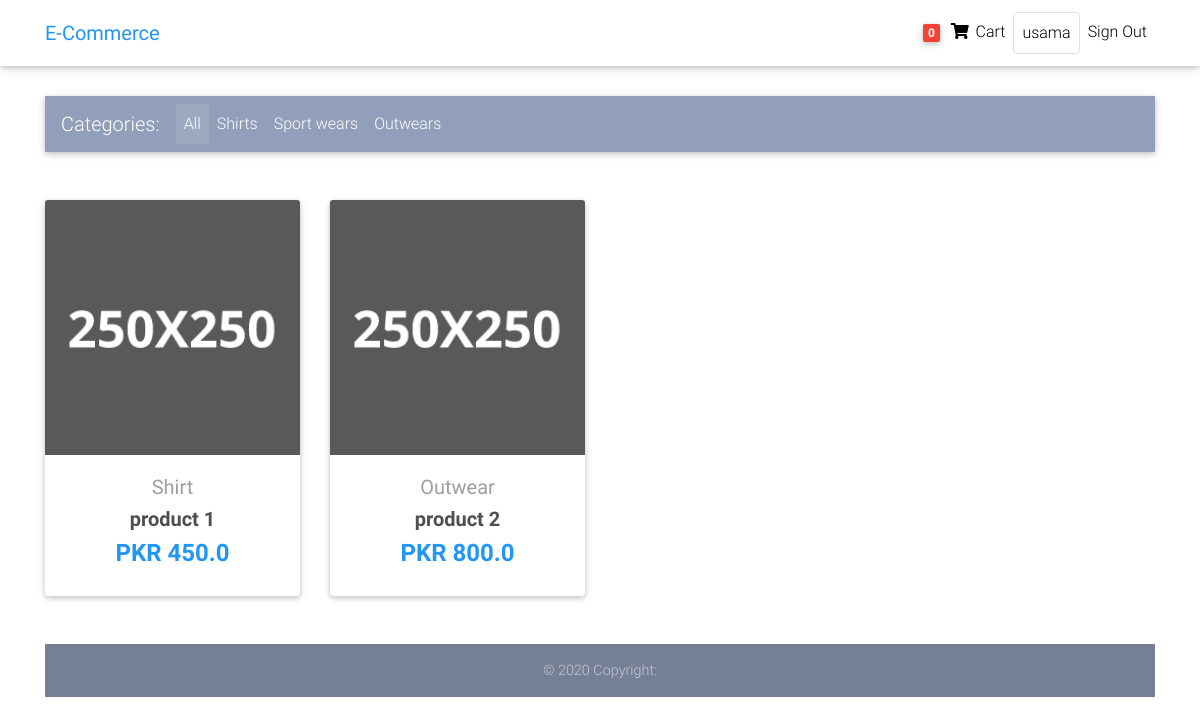
The app's page / (signed in) with its own data.
### customer/models.py (models this page shows, shortened)
class Customer(models.Model):
    customer = models.OneToOneField(User, on_delete=models.CASCADE, null=True, blank=True)
    name = models.CharField(max_length=200, null=True)
    email = models.EmailField(max_length=300, null=True)

class Order(models.Model):
    customer = models.ForeignKey(Customer, on_delete=models.SET_NULL , null=True,blank=True)
    date_ordered = models.DateTimeField(auto_now_add=True)
    complete = models.BooleanField(default = False)
    transaction_id = models.CharField(max_length=100, null=True)

class Product(models.Model):
    name = models.CharField(max_length=200, null=True)
    price = models.FloatField()
    discount_price = models.FloatField(blank=True,null=True)
    category = models.CharField(choices=CATEGORY_CHOICE, max_length=2)
    description = models.TextField(null=True)
    image = models.ImageField(default="default_img.png",upload_to="product_images")

### customer/views.py (the view)
# urls.py: path("",views.home_page,name="home_page"),
def home_page(request):
    products = Product.objects.all()
    paginator = Paginator(products,8)
    page = request.GET.get('page')
    try:
        items = paginator.page(page)
    except PageNotAnInteger:
        items = paginator.page(1)
    except EmptyPage:
        items = paginator.page(paginator.num_pages)
    index = items.number - 1
    max_index = len(paginator.page_range)
    start_index = index - 5 if index >= 5 else 0
    end_index = index + 5 if index <= max_index - 5 else max_index
    page_range = paginator.page_range[start_index:end_index]
    context = {
        "items": items,
        "page":"home",
        "items_page": items,
        "page_range": page_range,
    }
    return render(request,'customer/home_page.html',context)

### customer/templatetags/cart_template_tags.py (called while the page is built)
@register.filter
def cart_item_count(user):
    if user.is_authenticated:
        try:
                order  = Order.objects.get(customer=user.customer, complete=False)
                items = order.orderitem_set.all()
        except:
                items = []
        if items:
                if items.exists():
                        return items.count()
    return 0

### customer/templates/customer/home_page.html (shortened to what this page needs)
{% extends 'customer/base.html' %}
{% block content %}
    <div class="mt-4">
      <br>
    </div>
      <main class="mt-5">
        <div class="container mt-5">
          <nav class="navbar navbar-expand-lg navbar-dark mdb-color lighten-3 mt-3 mb-5">
            <span class="navbar-brand">Categories:</span>
            <div class="collapse navbar-collapse" id="basicExampleNav">
              <ul class="navbar-nav mr-auto">
                <li {% if page == "home" %} class="nav-item active" {% else %} class="nav-item" {% endif %}>
                  <a class="nav-link" href="{% url 'home_page' %}">All
                  </a>
                </li>
                <li {% if page == "shirts" %} class="nav-item active" {% else %} class="nav-item" {% endif %}>
                  <a class="nav-link"  href="{% url 'Shirt' %}">Shirts</a>
                </li>
                <li {% if page == "sports-wear" %} class="nav-item active" {% else %} class="nav-item" {% endif %}>
                  <a class="nav-link"  href="{% url 'Sport Wear' %}">Sport wears</a>
                </li>
                <li {% if page == "outwear" %} class="nav-item active" {% else %} class="nav-item" {% endif %}>
                  <a class="nav-link"  href="{% url 'Outwear' %}">Outwears</a>
                </li>
              </ul>
            </div>
          </nav>
          <section class="text-center mb-4">
            <div class="row wow fadeIn">
                {% for i in items %}
              <div class="col-lg-3 col-md-6 mb-4">
                <div class="card">
                  <div class="view overlay">
                    <img src="{{i.image.url}}" class="card-img-top"
                      alt="">
                  </div>
                  <div class="card-body text-center">
                    <a href="{% url i.get_category_display %}" class="grey-text">
                      <h5>{{i.get_category_display}}</h5>
                    </a>
                    <h5>
                      <strong>
                        <a href="{% url 'product_detail' i.id %}" class="dark-grey-text">{{i.name}}
                        </a>
                      </strong>
                    </h5>
                    <h4 class="font-weight-bold blue-text">
                      <strong>
                        {% if i.discount_price %}
                        PKR {{i.discount_price}}
                        {% else %}
                        PKR {{i.price}}
                        {% endif %}
                      </strong>
                    </h4>
                  </div>
                </div>
              </div>
              {% endfor %}
            </div>
          </section>
{% endblock %}

### customer/templates/customer/base.html (shortened to what this page needs)
<!DOCTYPE html>
{% load static %}
<html lang="en">
<head>
  <link rel="stylesheet" href="https://use.fontawesome.com/releases/v5.11.2/css/all.css">
  <link href="{% static 'customer/css/bootstrap.min.css' %}" rel="stylesheet">
  <link href="{% static 'customer/css/mdb.min.css' %}" rel="stylesheet">
  <link href="{% static 'customer/css/style.min.css' %}" rel="stylesheet">
</head>
<body>
    {% include 'customer/navbar.html' %}
    {% block content %}
    {% endblock %}
    {% include 'customer/footer.html' %}
</body>

### customer/templates/customer/navbar.html (shortened to what this page needs)
{% load cart_template_tags %}
<nav class="navbar fixed-top navbar-expand-lg navbar-light white scrolling-navbar">
        <div class="container">
          <a class="navbar-brand waves-effect" href="{% url 'home_page' %}">
            <strong class="blue-text">E-Commerce</strong>
          </a>
          <div class="collapse navbar-collapse" id="navbarSupportedContent">
            <ul class="navbar-nav nav-flex-icons">
              {% if user.is_authenticated %}
              <li class="nav-item">
                <a class="nav-link waves-effect" href="{% url 'cart' %}">
                  <span class="badge red z-depth-1 mr-1"> {{ request.user|cart_item_count }} </span>
                  <i class="fas fa-shopping-cart"></i>
                  <span class="clearfix d-none d-sm-inline-block"> Cart </span>
                </a>
              </li>
              <li class="nav-item">
                  <a href="{% url 'register' %}" class="nav-link border border-light rounded waves-effect">
                    {{user.username}}
                  </a>
                </li>
              <li class="nav-item">
                  <a href="{% url 'sign_out' %}" class="nav-link waves-effect">
                    Sign Out
                  </a>
              </li>
              {% endif %}
            </ul>
          </div>
        </div>
      </nav>

### customer/templates/customer/footer.html
<footer class="page-footer text-center font-small mt-4 wow fadeIn">
        <div class="footer-copyright py-3">
          © 2020 Copyright:
        </div>
      </footer>

### customer/templates/customer/base.html (style rules this page uses)
html, body, header, .carousel { height: 60vh; }

### records on screen
Product: image (placeholder picture), category "Shirt", name "product 1", discount_price "450.0"
Product: image (placeholder picture), category "Outwear", name "product 2", discount_price "800.0"

### other values on screen
{{ request.user|cart_item_count }} "0"
{{ user.username }} "usama"
